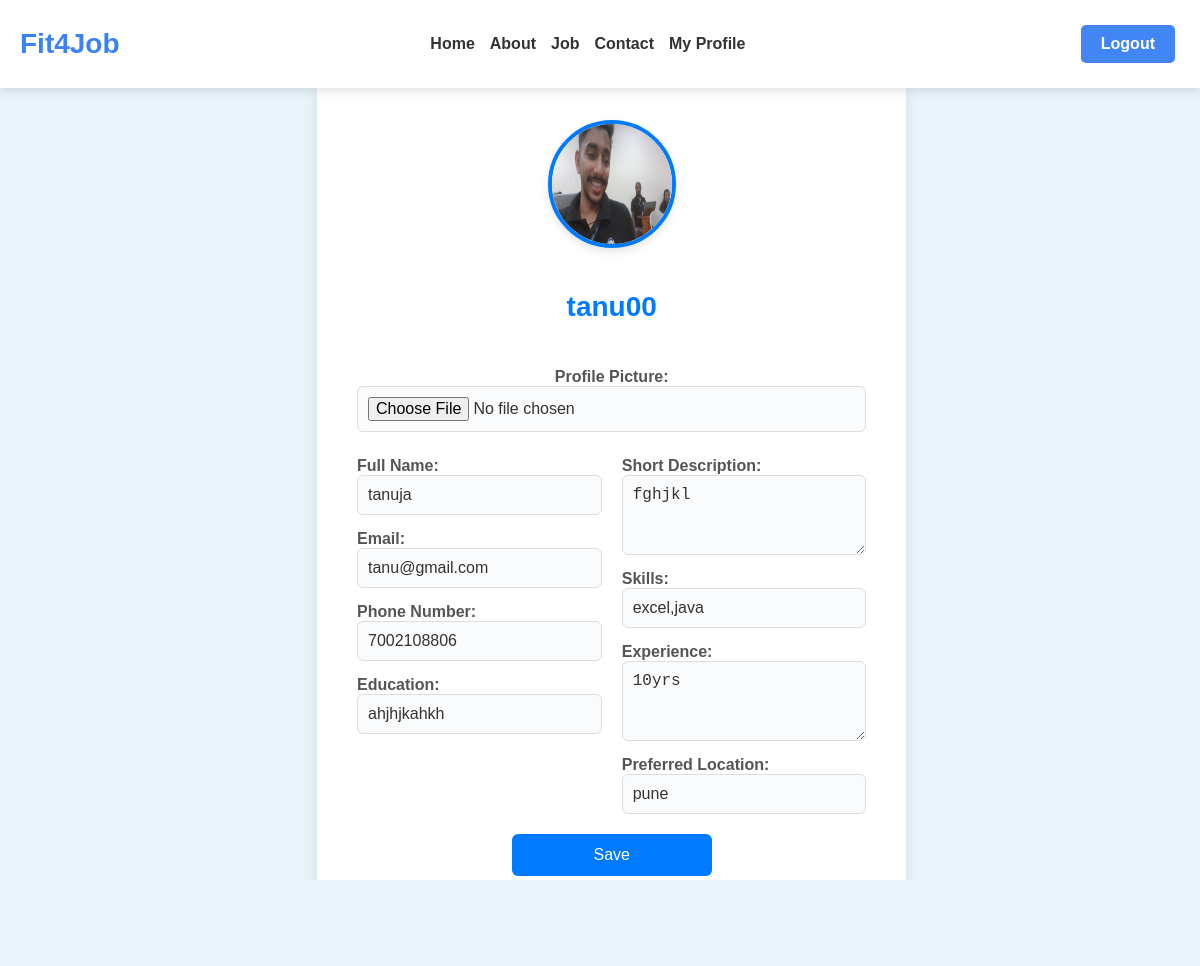
The page /profile/ (signed in) on the database its author committed.
### ats_app/models.py (models this page shows, shortened)
class Profile(models.Model):
    user = models.OneToOneField(User, on_delete=models.CASCADE)
    full_name = models.CharField(max_length=255)
    phone_number = models.CharField(max_length=15, blank=True)
    profile_picture = models.ImageField(upload_to='profile_pictures/', blank=True, null=True)
    description = models.TextField(blank=True)
    education = models.CharField(max_length=255, blank=True)
    skills = models.CharField(max_length=255, blank=True)
    experience = models.TextField(blank=True)
    preferred_location = models.CharField(max_length=255, blank=True)

class User(models.Model):
    username = models.CharField(max_length=150, unique=True)
    email = models.EmailField(unique=True)
    password = models.CharField(max_length=128)
    role = models.CharField(max_length=50)

### ats_app/views.py (the view, shortened to what this page needs)
# urls.py: path('profile/', profile_view, name='profile'),
def profile_view(request):
    if 'username' in request.session:
        user = User.objects.get(id=request.session['user_id'])
        profile, created = Profile.objects.get_or_create(user=user)
        context = {
            'profile': profile,
            'user': user,  # Pass the user object to the context
        }
        return render(request, 'main/profile.html', context)
    messages.warning(request, 'You need to be logged in to view your profile.')
    return redirect('signin')

### templates/main/profile.html (shortened to what this page needs)
{% extends 'base.html' %}
{% block content %}
<div class="profile-container">
    {% if profile.profile_picture %}
        <img src="{{ profile.profile_picture.url }}" alt="Profile Picture" class="profile-picture">
    {% else %}
        <img src="https://via.placeholder.com/120" alt="Profile Picture" class="profile-picture">
    {% endif %}
    <h2>{{ request.session.username}}</h2>
    <form method="post" enctype="multipart/form-data">
        <label for="profile_picture">Profile Picture:</label>
        <input type="file" id="profile_picture" name="profile_picture">
        <div class="form-row">
            <div class="form-column">
                <label for="full_name">Full Name:</label>
                <input type="text" id="full_name" name="full_name" value="{{ profile.full_name }}" required>
                <label for="email">Email:</label>
                <input type="email" id="email" name="email" value="{{ user.email }}" readonly>
                <label for="phone_number">Phone Number:</label>
                <input type="text" id="phone_number" name="phone_number" value="{{ profile.phone_number }}">
                <label for="education">Education:</label>
                <input type="text" id="education" name="education" value="{{ profile.education }}">
            </div>
            <div class="form-column">
                <label for="description">Short Description:</label>
                <textarea id="description" name="description">{{ profile.description }}</textarea>
                <label for="skills">Skills:</label>
                <input type="text" id="skills" name="skills" value="{{ profile.skills }}">
                <label for="experience">Experience:</label>
                <textarea id="experience" name="experience">{{ profile.experience }}</textarea>
                <label for="preferred_location">Preferred Location:</label>
                <input type="text" id="preferred_location" name="preferred_location" value="{{ profile.preferred_location }}">
            </div>
        </div>
        <button type="submit">Save</button>
        <a href="{% url 'index' %}" class="button">Cancel</a>
    </form>
</div>
{% endblock %}

### static/css/style copy.css (style rules this page uses)
body { font-family: 'Poppins', sans-serif; margin: 0; padding: 0; background-color: #f4f4f4; color: #333; margin-top: 80px; }
img { max-width: 100%; height: auto; }
img { max-width: 150%; height: auto; }
body { margin: 0; }

### static/css/job_category.css (style rules this page uses)
html, body { overflow-x: hidden; }

### static/css/about.css (style rules this page uses)
html, body { height: 100%; margin: 0; }

### templates/main/profile.html (style rules this page uses)
body { font-family: Arial, sans-serif; background-color: #e9f4fb; display: flex; justify-content: center; padding-top: 80px; margin: 0; }
.profile-container { display: flex; flex-direction: column; align-items: center; width: 90%; max-width: 1000px; padding: 40px; background-color: #ffffff; border-radius: 12px; box-shadow: 0 6px 16px rgba(0, 0, 0, 0.1); }
.profile-picture { width: 120px; height: 120px; border-radius: 50%; border: 4px solid #007bff; box-shadow: 0 4px 8px rgba(0, 0, 0, 0.1); margin-bottom: 20px; }
h2 { font-size: 28px; color: #007bff; text-align: center; margin-bottom: 30px; }
form { width: 100%; display: flex; flex-direction: column; align-items: center; }
.form-row { display: flex; width: 100%; gap: 20px; margin-top: 10px; }
.form-column { flex: 1; display: flex; flex-direction: column; }
label { font-weight: bold; color: #555; margin-top: 15px; font-size: 16px; }
input[type="text"], input[type="email"], input[type="file"], textarea { width: 100%; padding: 10px; border: 1px solid #ddd; border-radius: 6px; background-color: #f9fbfd; font-size: 16px; color: #333; }
textarea { resize: vertical; min-height: 80px; }
button, .button { margin-top: 20px; padding: 12px 24px; border: none; border-radius: 6px; font-size: 16px; cursor: pointer; transition: background-color 0.3s ease; color: #fff; width: 100%; max-width: 200px; text-align: center; }
button { background-color: #007bff; }
.button { background-color: #6c757d; }

### rows shown on the page
Profile: profile_picture (picture), full_name "tanuja", phone_number "7002108806", education "ahjhjkahkh", description "fghjkl", skills "excel,java", experience "10yrs", preferred_location "pune"
User: session.username "tanu00", email "tanu@gmail.com"
